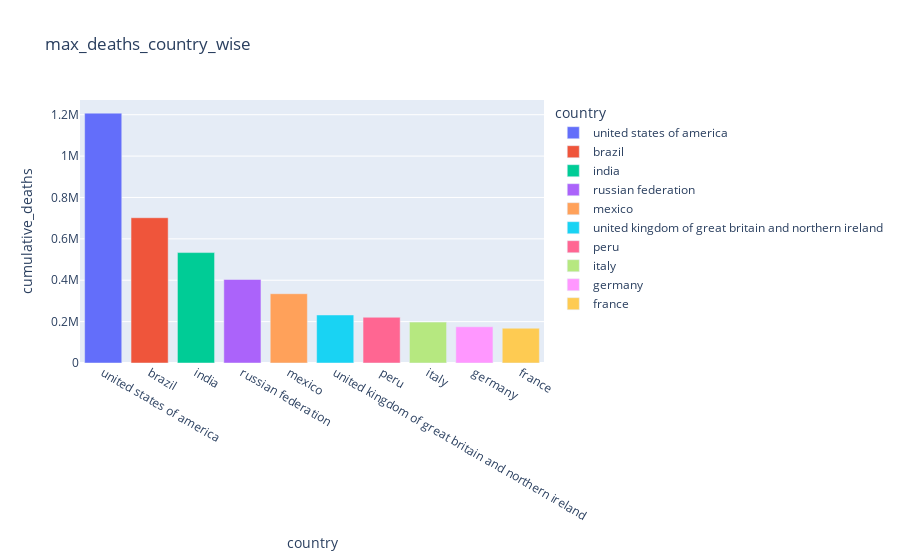

The cell this chart's notebook holds for it:
### Code cell
fig = px.bar(max_cumulative_deaths_df, x='country', y='cumulative_deaths', color='country', title="max_deaths_country_wise")
fig.show()

### Figure 1 — Plotly figure (JSON) as saved in the notebook; plotly's stock layout.template omitted (floating-point values rounded to 4 significant figures)
{"data": [{"alignmentgroup": "True", "hovertemplate": "country=%{x}<br>cumulative_deaths=%{y}<extra></extra>", "legendgroup": "united states of america", "marker": {"color": "#636efa", "pattern": {"shape": ""}}, "name": "united states of america", "offsetgroup": "united states of america", "orientation": "v", "showlegend": true, "textposition": "auto", "type": "bar", "x": ["united states of america"], "xaxis": "x", "y": [1207479], "yaxis": "y"}, {"alignmentgroup": "True", "hovertemplate": "country=%{x}<br>cumulative_deaths=%{y}<extra></extra>", "legendgroup": "brazil", "marker": {"color": "#EF553B", "pattern": {"shape": ""}}, "name": "brazil", "offsetgroup": "brazil", "orientation": "v", "showlegend": true, "textposition": "auto", "type": "bar", "x": ["brazil"], "xaxis": "x", "y": [702116], "yaxis": "y"}, {"alignmentgroup": "True", "hovertemplate": "country=%{x}<br>cumulative_deaths=%{y}<extra></extra>", "legendgroup": "india", "marker": {"color": "#00cc96", "pattern": {"shape": ""}}, "name": "india", "offsetgroup": "india", "orientation": "v", "showlegend": true, "textposition": "auto", "type": "bar", "x": ["india"], "xaxis": "x", "y": [533655], "yaxis": "y"}, {"alignmentgroup": "True", "hovertemplate": "country=%{x}<br>cumulative_deaths=%{y}<extra></extra>", "legendgroup": "russian federation", "marker": {"color": "#ab63fa", "pattern": {"shape": ""}}, "name": "russian federation", "offsetgroup": "russian federation", "orientation": "v", "showlegend": true, "textposition": "auto", "type": "bar", "x": ["russian federation"], "xaxis": "x", "y": [403672], "yaxis": "y"}, {"alignmentgroup": "True", "hovertemplate": "country=%{x}<br>cumulative_deaths=%{y}<extra></extra>", "legendgroup": "mexico", "marker": {"color": "#FFA15A", "pattern": {"shape": ""}}, "name": "mexico", "offsetgroup": "mexico", "orientation": "v", "showlegend": true, "textposition": "auto", "type": "bar", "x": ["mexico"], "xaxis": "x", "y": [334794], "yaxis": "y"}, {"alignmentgroup": "True", "hovertemplate": "country=%{x}<br>cumulative_deaths=%{y}<extra></extra>", "legendgroup": "united kingdom of great britain and northern ireland", "marker": {"color": "#19d3f3", "pattern": {"shape": ""}}, "name": "united kingdom of great britain and northern ireland", "offsetgroup": "united kingdom of great britain and northern ireland", "orientation": "v", "showlegend": true, "textposition": "auto", "type": "bar", "x": ["united kingdom of great britain and northern ireland"], "xaxis": "x", "y": [232112], "yaxis": "y"}, {"alignmentgroup": "True", "hovertemplate": "country=%{x}<br>cumulative_deaths=%{y}<extra></extra>", "legendgroup": "peru", "marker": {"color": "#FF6692", "pattern": {"shape": ""}}, "name": "peru", "offsetgroup": "peru", "orientation": "v", "showlegend": true, "textposition": "auto", "type": "bar", "x": ["peru"], "xaxis": "x", "y": [220975], "yaxis": "y"}, {"alignmentgroup": "True", "hovertemplate": "country=%{x}<br>cumulative_deaths=%{y}<extra></extra>", "legendgroup": "italy", "marker": {"color": "#B6E880", "pattern": {"shape": ""}}, "name": "italy", "offsetgroup": "italy", "orientation": "v", "showlegend": true, "textposition": "auto", "type": "bar", "x": ["italy"], "xaxis": "x", "y": [197542], "yaxis": "y"}, {"alignmentgroup": "True", "hovertemplate": "country=%{x}<br>cumulative_deaths=%{y}<extra></extra>", "legendgroup": "germany", "marker": {"color": "#FF97FF", "pattern": {"shape": ""}}, "name": "germany", "offsetgroup": "germany", "orientation": "v", "showlegend": true, "textposition": "auto", "type": "bar", "x": ["germany"], "xaxis": "x", "y": [174979], "yaxis": "y"}, {"alignmentgroup": "True", "hovertemplate": "country=%{x}<br>cumulative_deaths=%{y}<extra></extra>", "legendgroup": "france", "marker": {"color": "#FECB52", "pattern": {"shape": ""}}, "name": "france", "offsetgroup": "france", "orientation": "v", "showlegend": true, "textposition": "auto", "type": "bar", "x": ["france"], "xaxis": "x", "y": [168091], "yaxis": "y"}], "layout": {"barmode": "relative", "legend": {"title": {"text": "country"}, "tracegroupgap": 0}, "title": {"text": "max_deaths_country_wise"}, "xaxis": {"anchor": "y", "categoryarray": ["united states of america", "brazil", "india", "russian federation", "mexico", "united kingdom of great britain and northern ireland", "peru", "italy", "germany", "france"], "categoryorder": "array", "domain": [0, 1], "title": {"text": "country"}}, "yaxis": {"anchor": "x", "domain": [0, 1], "title": {"text": "cumulative_deaths"}}}}
